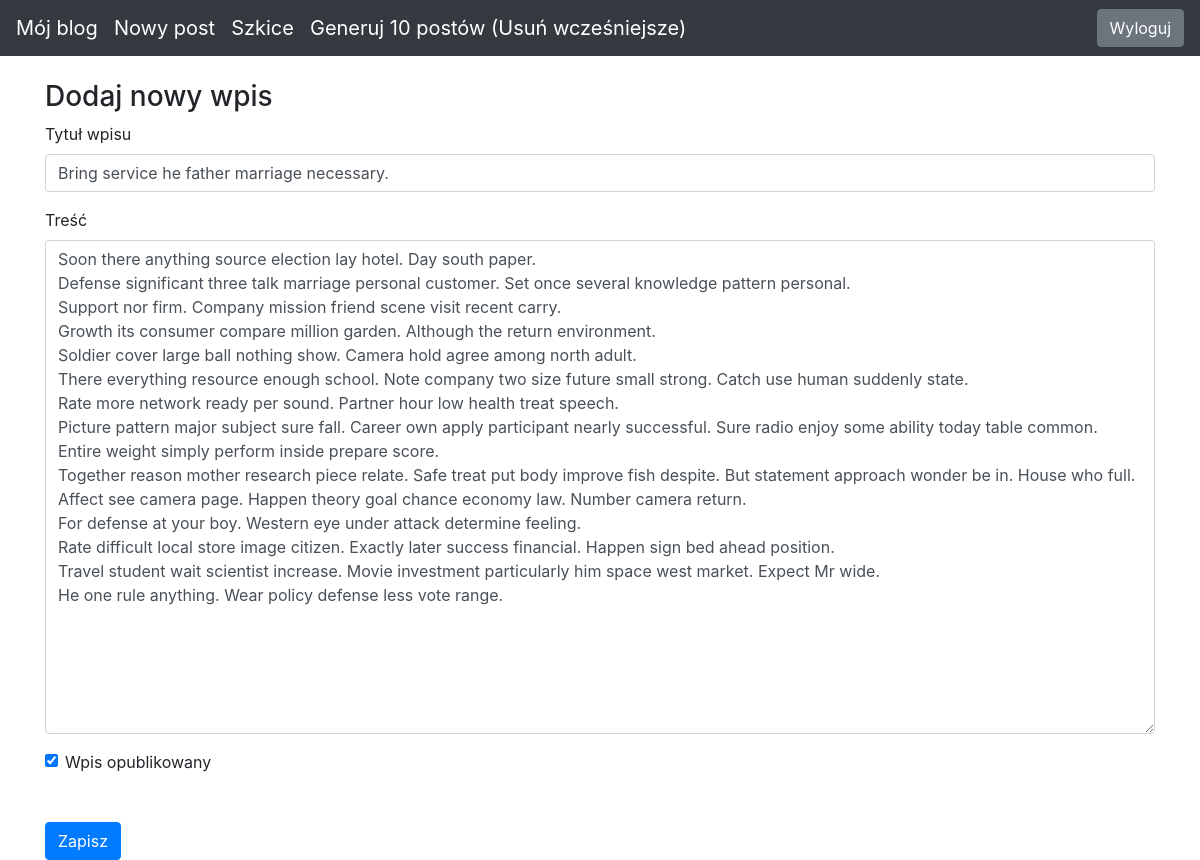
Page /edit-post/3 (signed in) on the committed database.
### blog/models.py (models this page shows)
class Entry(db.Model):
   id = db.Column(db.Integer, primary_key=True)
   title = db.Column(db.String(80), nullable=False)
   body = db.Column(db.Text, nullable=False)
   pub_date = db.Column(db.DateTime, nullable=False,
       default=datetime.datetime.utcnow)
   is_published = db.Column(db.Boolean, default=False)

### blog/routes.py (the view)
@app.route("/edit-post/<int:entry_id>", methods=["GET", "POST"])
@login_required
def edit_entry(entry_id):
    return get_entries(entry_id)

### blog/forms.py
class EntryForm(FlaskForm):
   title = StringField('Title', validators=[DataRequired()])
   body = TextAreaField('Content', validators=[DataRequired()])
   is_published = BooleanField('Is Published?')

### blog/routes.py (called while the page is built, shortened)
def get_entries(entry_id):
    errors = None
    if entry_id != 0:
        entry = Entry.query.filter_by(id=entry_id).first_or_404()
        form = EntryForm(obj=entry)
        flash_mess = f'Edytowano post {entry.title} na blogu.'
    return render_template("entry_form.html", form=form, errors=errors)

def login_required(view_func):
   @functools.wraps(view_func)
   def check_permissions(*args, **kwargs):
       if session.get('logged_in'):
           return view_func(*args, **kwargs)
       return redirect(url_for('login', next=request.path))
   return check_permissions

### blog/templates/entry_form.html (shortened to what this page needs)
{% extends "base.html" %}
{% block content %}
<h3>
   Dodaj nowy wpis
</h3>
<form action="" method="POST">
   <div class="form-group">
       <label for="title">Tytuł wpisu</label>
       {{ form.title(class_="form-control") }}
   </div>
   <div class="form-group">
       <label for="body">Treść</label>
       {{ form.body(class_="form-control", cols="100", rows="20") }}
   </div>
   <div class="form-check">
       {{ form.is_published(class_="form-check-input") }}
       <label class="form-check-label" for="is_published">Wpis opublikowany</label>
   </div>
   <button type="submit" class="btn btn-primary mt-5">Zapisz</button>
</form>
{% endblock %}

### blog/templates/base.html (style rules this page uses)
body { padding-top: 5rem; }

### rows in the picture
Entry: title "Bring service he father marriage necessary.", body "Soon there anything source election lay hotel. Day south paper. Defense significant three talk marriage personal customer. Set once several knowledge pattern personal. Support nor firm. Company mission friend scene visit recent carry. Growth its consumer compare million garden. Although the return environment. Soldier cover large ball nothing show. Camera hold agree among north adult. There everything resource enough school. Note company two size future small strong. Catch use human suddenly state. Rate more network ready per sound. Partner hour low health treat speech. Picture pattern major subject sure fall. Career own apply participant nearly successful. Sure radio enjoy some ability…", is_published "☑"
